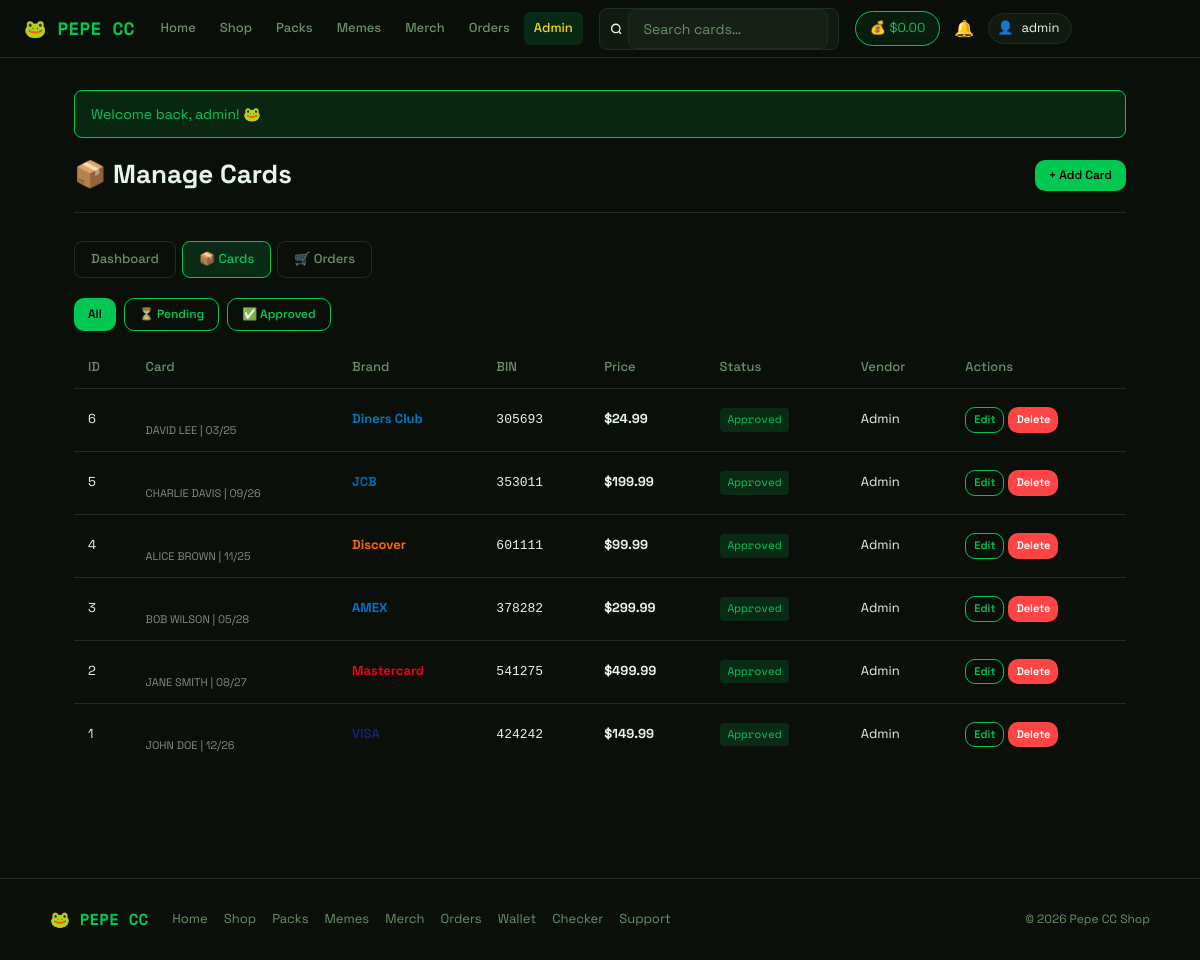
/admin/products.php (signed in), run on the app's committed database.
### tables this page shows
CREATE TABLE IF NOT EXISTS users (
    id                INT AUTO_INCREMENT PRIMARY KEY,
    first_name        VARCHAR(100) NOT NULL,
    last_name         VARCHAR(100) NOT NULL,
    email             VARCHAR(191) NOT NULL UNIQUE,
    username          VARCHAR(100) NOT NULL UNIQUE,
    password          VARCHAR(255) NOT NULL,
    role              ENUM('user','admin','vendor') DEFAULT 'user',
    vendor_status     ENUM('pending','approved','rejected') DEFAULT NULL,
    shop_name         VARCHAR(255) DEFAULT NULL,
    shop_desc         TEXT         DEFAULT NULL,
    vendor_applied_at DATETIME     DEFAULT NULL,
    balance           DECIMAL(10,2) NOT NULL DEFAULT 0.00,
    total_spent       DECIMAL(10,2) NOT NULL DEFAULT 0.00,
    referral_code     VARCHAR(20)  DEFAULT NULL UNIQUE,
    referred_by       INT          DEFAULT NULL,
    vip_level         INT          DEFAULT 0,
    created_at        DATETIME     DEFAULT CURRENT_TIMESTAMP
);

CREATE TABLE IF NOT EXISTS products (
    id                INT AUTO_INCREMENT PRIMARY KEY,
    price             DECIMAL(10,2) NOT NULL DEFAULT 0.00,
    sales             INT           DEFAULT 0,
    vendor_id         INT           DEFAULT NULL,
    vendor_status     ENUM('pending','approved','rejected') DEFAULT 'approved',
    card_number       VARCHAR(255)  DEFAULT NULL,
    card_expiry       VARCHAR(10)   DEFAULT NULL,
    card_cvv          VARCHAR(10)   DEFAULT NULL,
    card_name         VARCHAR(255)  DEFAULT NULL,
    card_bin          VARCHAR(20)   DEFAULT NULL,
    card_type         ENUM('credit','debit') DEFAULT 'credit',
    card_brand        VARCHAR(50)   DEFAULT 'visa',
    card_email        VARCHAR(255)  DEFAULT NULL,
    card_phone        VARCHAR(50)   DEFAULT NULL,
    card_dob          VARCHAR(20)   DEFAULT NULL,
    card_address      TEXT          DEFAULT NULL,
    card_city         VARCHAR(100)  DEFAULT NULL,
    card_state        VARCHAR(100)  DEFAULT NULL,
    card_zip          VARCHAR(20)   DEFAULT NULL,
    card_country      VARCHAR(100)  DEFAULT NULL,
    bank_name         VARCHAR(255)  DEFAULT NULL,
    card_balance_min  DECIMAL(10,2) DEFAULT NULL,
    card_balance_max  DECIMAL(10,2) DEFAULT NULL,
    card_vbv          ENUM('yes','no','unknown') DEFAULT 'unknown',
    card_status       ENUM('live','dead','unknown') DEFAULT 'unknown',
    stock             INT           DEFAULT 1,
    created_at        DATETIME      DEFAULT CURRENT_TIMESTAMP,
    FOREIGN KEY (vendor_id) REFERENCES users(id) ON DELETE SET NULL
);

### admin/products.php (the view, shortened to what this page needs)
<?php
require_once __DIR__ . '/../config/helpers.php';
$db = getDB();
$filter = $_GET['filter'] ?? 'all';
$where = $filter === 'pending' ? "WHERE vendor_status='pending'" : ($filter === 'approved' ? "WHERE vendor_status='approved'" : '');
$result = $db->query("SELECT p.*, u.username as vendor_name FROM products p LEFT JOIN users u ON p.vendor_id = u.id $where ORDER BY p.id DESC");
require_once __DIR__ . '/../includes/header.php';
?>
<div class="page-header">
  <div><h1>📦 Manage Cards</h1></div>
  <a class="btn btn-primary btn-sm" href="/admin/add_product.php">+ Add Card</a>
</div>
<div class="tabs" style="margin-bottom:20px">
  <a class="tab" href="/admin/index.php">Dashboard</a>
  <a class="tab active" href="/admin/products.php">📦 Cards</a>
  <a class="tab" href="/admin/orders.php">🛒 Orders</a>
</div>
<div style="display:flex;gap:8px;margin-bottom:16px">
  <a href="?filter=all" class="btn btn-sm <?= $filter==='all'?'btn-primary':'btn-outline' ?>">All</a>
  <a href="?filter=pending" class="btn btn-sm <?= $filter==='pending'?'btn-primary':'btn-outline' ?>">⏳ Pending</a>
  <a href="?filter=approved" class="btn btn-sm <?= $filter==='approved'?'btn-primary':'btn-outline' ?>">✅ Approved</a>
</div>
<?php if ($result && $result->num_rows > 0): ?>
<div style="overflow-x:auto">
<table class="table" style="width:100%">
  <thead>
    <tr>
      <th>ID</th>
      <th>Card</th>
      <th>Brand</th>
      <th>BIN</th>
      <th>Price</th>
      <th>Status</th>
      <th>Vendor</th>
      <th>Actions</th>
    </tr>
  </thead>
  <tbody>
    <?php while ($p = $result->fetch_assoc()):
      $cardNum = decryptData($p['card_number']);
      $brand = $p['card_brand'] ?? 'visa';
    ?>
    <tr>
      <td><?= $p['id'] ?></td>
      <td>
        <span style="font-family:monospace;font-size:12px"><?= maskCard($cardNum) ?></span><br>
        <span style="font-size:11px;color:#888"><?= clean($p['card_name']) ?> | <?= clean($p['card_expiry']) ?></span>
      </td>
      <td><span style="color:<?= getCardBrandColor($brand) ?>;font-weight:700"><?= getCardBrandLabel($brand) ?></span></td>
      <td><code><?= clean($p['card_bin']) ?></code></td>
      <td><strong><?= price($p['price']) ?></strong></td>
      <td><span class="badge badge-<?= $p['vendor_status'] ?>"><?= ucfirst($p['vendor_status'] ?: 'direct') ?></span></td>
      <td><?= clean($p['vendor_name'] ?? 'Admin') ?></td>
      <td>
        <div style="display:flex;gap:4px;flex-wrap:wrap">
          <a href="/admin/edit_product.php?id=<?= $p['id'] ?>" class="btn btn-outline btn-xs">Edit</a>
          <a href="?delete=<?= $p['id'] ?>" class="btn btn-danger btn-xs" onclick="return confirm('Delete this card?')">Delete</a>
        </div>
      </td>
    </tr>
    <?php endwhile; ?>
  </tbody>
</table>
</div>
<?php else: ?>
  <div class="empty-state"><p>No cards yet. <a href="/admin/add_product.php">Add one</a></p></div>
<?php endif; ?>
<?php require_once __DIR__ . '/../includes/footer.php'; ?>

### includes/header.php (shortened to what this page needs)
<!DOCTYPE html>
<html lang="en">
<head>
  <link rel="stylesheet" href="/assets/style.css">
</head>
<body>
<?php
$__loggedIn = isLoggedIn();
$__isAdmin  = $__loggedIn && isAdmin();
$__user     = $__loggedIn ? currentUser() : null;
$__balance  = ($__loggedIn && $__user) ? getBalance((int)$__user['id']) : 0;
$__currentPath = parse_url($_SERVER['REQUEST_URI'] ?? '/', PHP_URL_PATH);
function __navActive(string $path): string {
    global $__currentPath;
    return $__currentPath === $path ? ' active' : '';
}
?>
<header class="topbar">
  <a class="logo" href="/index.php">🐸 PEPE CC</a>
  <nav class="nav-links">
    <a href="/index.php"         class="<?= __navActive('/index.php') ?>">Home</a>
    <a href="/shop.php"          class="<?= __navActive('/shop.php') ?>">Shop</a>
    <a href="/packs.php"         class="<?= __navActive('/packs.php') ?>">Packs</a>
    <a href="/memes.php"         class="<?= __navActive('/memes.php') ?>">Memes</a>
    <a href="/merch.php"         class="<?= __navActive('/merch.php') ?>">Merch</a>
    <?php if ($__loggedIn): ?>
      <a href="/orders.php"      class="<?= __navActive('/orders.php') ?>">Orders</a>
    <?php endif; ?>
    <?php if ($__isAdmin): ?>
      <a href="/admin/index.php" class="admin-link<?= strpos($__currentPath, '/admin') === 0 ? ' active' : '' ?>">Admin</a>
    <?php endif; ?>
  </nav>
  <form class="search-form hide-mobile" action="/shop.php" method="GET">
    <svg width="14" height="14" viewBox="0 0 24 24" fill="none" stroke="currentColor" stroke-width="2.5"><circle cx="11" cy="11" r="8"/><path d="m21 21-4.35-4.35"/></svg>
    <input type="text" name="search" placeholder="Search cards…" value="<?= htmlspecialchars($_GET['search'] ?? '', ENT_QUOTES, 'UTF-8') ?>">
  </form>
  <div class="user-area">
    <?php if ($__loggedIn && $__user): ?>
      <a href="/user/deposit.php" class="wallet-pill hide-mobile">
        💰 <?= formatBalance($__balance) ?>
      </a>
      <a href="/user/notifications.php" class="notif-bell">
        🔔
      </a>
      <div class="user-pill">
        <span>👤</span>
        <span class="user-pill-name"><?= htmlspecialchars($__user['username'], ENT_QUOTES, 'UTF-8') ?></span>
      </div>
    <?php else: ?>
      <a href="/auth/login.php"    class="btn btn-outline btn-sm">Sign In</a>
      <a href="/auth/register.php" class="btn btn-primary btn-sm hide-mobile">Register</a>
    <?php endif; ?>
  </div>
</header>
<div class="container">
<?= showFlash() ?>

### data on the page
users: formatBalance($__balance) "$0.00", username "admin"
products: id "6", card_name "DAVID LEE", card_expiry "03/25", card_brand "Diners Club", card_bin "305693", price "$24.99", vendor_status "Approved", vendor_name "Admin"
products: id "5", card_name "CHARLIE DAVIS", card_expiry "09/26", card_brand "JCB", card_bin "353011", price "$199.99", vendor_status "Approved", vendor_name "Admin"
products: id "4", card_name "ALICE BROWN", card_expiry "11/25", card_brand "Discover", card_bin "601111", price "$99.99", vendor_status "Approved", vendor_name "Admin"
products: id "3", card_name "BOB WILSON", card_expiry "05/28", card_brand "AMEX", card_bin "378282", price "$299.99", vendor_status "Approved", vendor_name "Admin"
products: id "2", card_name "JANE SMITH", card_expiry "08/27", card_brand "Mastercard", card_bin "541275", price "$499.99", vendor_status "Approved", vendor_name "Admin"
products: id "1", card_name "JOHN DOE", card_expiry "12/26", card_brand "VISA", card_bin "424242", price "$149.99", vendor_status "Approved", vendor_name "Admin"

### other printed values
$f['msg'] "Welcome back, admin! 🐸"
